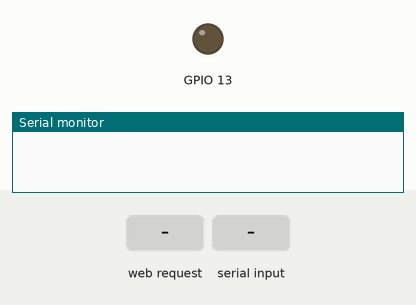
This sketch was run on a simulated ESP32. Parts: output pins drawn as LEDs (lit = HIGH), the last lines printed to the serial monitor. Dashed ring = blinking. The inputs (shaded band) are chosen by the test bench. The camera gives no picture.

Above: at 0.0 s.
At 1.67 s:
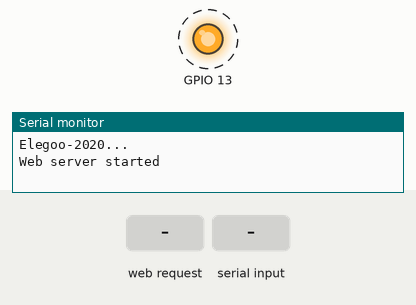
1.7 s: HTTP request GET /control received
4.7 s: HTTP request GET /control received
7.7 s: "{BT_detection}" received over the second serial link
10.7 s: HTTP request GET /control?direction=FORWARD received
13.7 s: HTTP request GET /control?direction=BACKWARD received
Timing chart, 0 to 17.7 s (numbered marks = the images above; inputs shaded):
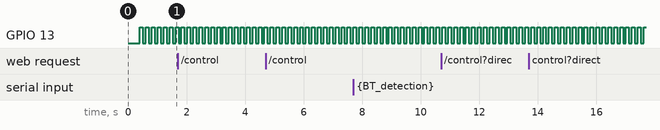

The sketch:

ESP32_CameraServer.ino
```cpp
#include <WiFi.h>
#include <WebServer.h>
#include "esp_camera.h"
#include "CameraWebServer_AP.h"

WiFiServer server(100);
WebServer webserver(80);

#define RXD2 33
#define TXD2 4
CameraWebServer_AP CameraWebServerAP;

bool WA_en = false;

#define FORWARD 1
#define BACKWARD 2
#define LEFT 3
#define RIGHT 4
#define STOP 0

void ApplicationFunctionSet_SmartRobotCarMotionControl(int direction, int speed) {
    switch (direction) {
        case FORWARD:
            // Code to move the car forward
            Serial.println("Moving Forward");
            break;
        case BACKWARD:
            // Code to move the car backward
            Serial.println("Moving Backward");
            break;
        case LEFT:
            // Code to turn the car left
            Serial.println("Turning Left");
            break;
        case RIGHT:
            // Code to turn the car right
            Serial.println("Turning Right");
            break;
        case STOP:
            // Code to stop the car
            Serial.println("Stopping");
            break;
        default:
            Serial.println("Unknown direction");
            break;
    }
}

void SocketServer_Test(void)
{
  static bool ED_client = true;
  WiFiClient client = server.available();
  if (client)
  {
    WA_en = true;
    ED_client = true;
    Serial.println("[Client connected]");
    String readBuff;
    String sendBuff;
    uint8_t Heartbeat_count = 0;
    bool Heartbeat_status = false;
    bool data_begin = true;
    while (client.connected())
    {
      if (client.available())
      {
        char c = client.read();
        Serial.print(c);
        if (true == data_begin && c == '{')
        {
          data_begin = false;
        }
        if (false == data_begin && c != ' ')
        {
          readBuff += c;
        }
        if (false == data_begin && c == '}')
        {
          data_begin = true;
          if (true == readBuff.equals("{Heartbeat}"))
          {
            Heartbeat_status = true;
          }
          else
          {
            Serial2.print(readBuff);
          }
          readBuff = "";
        }
      }
      if (Serial2.available())
      {
        char c = Serial2.read();
        sendBuff += c;
        if (c == '}')
        {
          client.print(sendBuff);
          Serial.print(sendBuff);
          sendBuff = "";
        }
      }

      static unsigned long Test_time = 0;
      if (millis() - Test_time > 1000)
      {
        Test_time = millis();
        if (0 == (WiFi.softAPgetStationNum()))
        {
          Serial2.print("{\"N\":100}");
          break;
        }
      }
    }
    Serial2.print("{\"N\":100}");
    client.stop();
    Serial.println("[Client disconnected]");
  }
  else
  {
    if (ED_client == true)
    {
      ED_client = false;
      Serial2.print("{\"N\":100}");
    }
  }
}

void FactoryTest(void)
{
  static String readBuff;
  String sendBuff;
  if (Serial2.available())
  {
    char c = Serial2.read();
    readBuff += c;
    if (c == '}')
    {
      if (true == readBuff.equals("{BT_detection}"))
      {
        Serial2.print("{BT_OK}");
        Serial.println("Factory...");
      }
      else if (true == readBuff.equals("{WA_detection}"))
      {
        Serial2.print("{");
        Serial2.print(CameraWebServerAP.wifi_name);
        Serial2.print("}");
        Serial.println("Factory...");
      }
      readBuff = "";
    }
  }
  {
    if ((WiFi.softAPgetStationNum()))
    {
      if (true == WA_en)
      {
        digitalWrite(13, LOW);
        Serial2.print("{WA_OK}");
        WA_en = false;
      }
    }
    else
    {
      static unsigned long Test_time;
      static bool en = true;
      if (millis() - Test_time > 100)
      {
        if (false == WA_en)
        {
          Serial2.print("{WA_NO}");
          WA_en = true;
        }
        if (en == true)
        {
          en = false;
          digitalWrite(13, HIGH);
        }
        else
        {
          en = true;
          digitalWrite(13, LOW);
        }
        Test_time = millis();
      }
    }
  }
}

void handleControl() {
    String direction = webserver.arg("direction");
    Serial.println("Direction received: " + direction);

    // Send the command to the Arduino via Serial2
    if (direction == "FORWARD") {
        Serial2.println("FORWARD");
    } else if (direction == "BACKWARD") {
        Serial2.println("BACKWARD");
    } else if (direction == "LEFT") {
        Serial2.println("LEFT");
    } else if (direction == "RIGHT") {
        Serial2.println("RIGHT");
    } else if (direction == "STOP") {
        Serial2.println("STOP");
    } else if (direction == "AUTONOMOUS") {
        Serial2.println("AUTONOMOUS");
    }


    // Add CORS headers
    webserver.sendHeader("Access-Control-Allow-Origin", "*");
    webserver.sendHeader("Access-Control-Allow-Methods", "GET, POST, OPTIONS");
    webserver.sendHeader("Access-Control-Allow-Headers", "Content-Type");

    webserver.send(200, "text/plain", "Command received: " + direction);
}

void setup() {
  // Increase the baud rate from 9600 to 115200
  Serial.begin(115200);
  Serial2.begin(115200, SERIAL_8N1, RXD2, TXD2);
  //http://192.168.4.1/control?var=framesize&val=3
  //http://192.168.4.1/Test?var=
  CameraWebServerAP.CameraWebServer_AP_Init();
  server.begin();
  delay(100);
  pinMode(13, OUTPUT);
  digitalWrite(13, HIGH);
  Serial.println("Elegoo-2020...");
  Serial2.print("{Factory}");

  //Web Server
  webserver.on("/control", HTTP_GET, handleControl); // Handle incoming control commands
  webserver.begin(); // Start the server
  Serial.println("Web server started");
}

void loop() {
  webserver.handleClient(); // Allow the web server to process incoming requests
  SocketServer_Test();
  FactoryTest();
}
```

CameraWebServer_AP.cpp
```cpp
// Board ---> ESP32 Dev Module
// Partition Scheme ---> Huge APP (3MB No OTA/1MB SPIFFS)
// PSRAM ---> enabled

#define CAMERA_MODEL_M5STACK_WIDE

//#define CAMERA_MODEL_AI_THINKER

#include "CameraWebServer_AP.h"
#include "camera_pins.h"
#include "esp_system.h"

void startCameraServer();
void CameraWebServer_AP::CameraWebServer_AP_Init(void)
{
  camera_config_t config;
  config.ledc_channel = LEDC_CHANNEL_0;
  config.ledc_timer = LEDC_TIMER_0;
  config.pin_d0 = Y2_GPIO_NUM;
  config.pin_d1 = Y3_GPIO_NUM;
  config.pin_d2 = Y4_GPIO_NUM;
  config.pin_d3 = Y5_GPIO_NUM;
  config.pin_d4 = Y6_GPIO_NUM;
  config.pin_d5 = Y7_GPIO_NUM;
  config.pin_d6 = Y8_GPIO_NUM;
  config.pin_d7 = Y9_GPIO_NUM;
  config.pin_xclk = XCLK_GPIO_NUM;
  config.pin_pclk = PCLK_GPIO_NUM;
  config.pin_vsync = VSYNC_GPIO_NUM;
  config.pin_href = HREF_GPIO_NUM;
  config.pin_sscb_sda = SIOD_GPIO_NUM;
  config.pin_sscb_scl = SIOC_GPIO_NUM;
  config.pin_pwdn = PWDN_GPIO_NUM;
  config.pin_reset = RESET_GPIO_NUM;
  config.xclk_freq_hz = 20000000;//default = 10000000
  config.pixel_format = PIXFORMAT_JPEG;

  if (psramFound())
  {
    config.frame_size = FRAMESIZE_UXGA;
    config.jpeg_quality = 4;
    config.fb_count = 3;
  }
  else
  {
    config.frame_size = FRAMESIZE_SVGA;
    config.jpeg_quality = 4;
    config.fb_count = 3;
  }

#if defined(CAMERA_MODEL_ESP_EYE)
  pinMode(13, INPUT_PULLUP);
  pinMode(14, INPUT_PULLUP);
#endif


  // camera init
  esp_err_t err = esp_camera_init(&config);
  if (err != ESP_OK)
  {
    Serial.printf("Camera init failed with error 0x%x", err);
    return;
  }
  sensor_t *s = esp_camera_sensor_get();
  //s->set_framesize(s, FRAMESIZE_SXGA); //1280x1024
  //s->set_framesize(s, FRAMESIZE_SVGA); //800x600
  s->set_framesize(s, FRAMESIZE_VGA); //640x480
  //s->set_framesize(s, FRAMESIZE_QVGA); //320x240

#if defined(CAMERA_MODEL_M5STACK_WIDE)
  s->set_vflip(s, 0);
  s->set_hmirror(s, 1);
#endif
  s->set_vflip(s, 0);
  s->set_hmirror(s, 0);

  Serial.println("\r\n");

  uint64_t chipid = ESP.getEfuseMac();
  char string[10];
  sprintf(string, "%04X", (uint16_t)(chipid >> 32));
  String mac0_default = String(string);
  sprintf(string, "%08X", (uint32_t)chipid);
  String mac1_default = String(string);
  String url = ssid + mac0_default + mac1_default;
  const char *mac_default = url.c_str();

  Serial.println(":----------------------------:");
  Serial.print("wifi_name:");
  Serial.println(mac_default);
  Serial.println(":----------------------------:");
  wifi_name = mac0_default + mac1_default;

  WiFi.setTxPower(WIFI_POWER_19_5dBm);
  WiFi.mode(WIFI_AP);
  WiFi.softAP(mac_default, password, 9);
  startCameraServer();

  Serial.print("Camera Ready! Use 'http://");
  Serial.print(WiFi.softAPIP());
  Serial.println("' to connect");
}
```

CameraWebServer_AP.h
```cpp
#ifndef _CameraWebServer_AP_H
#define _CameraWebServer_AP_H
#include "esp_camera.h"
#include <WiFi.h>

class CameraWebServer_AP
{

public:
  void CameraWebServer_AP_Init(void);
  String wifi_name;

private:
  char *ssid = "ELEGOO-";
  char *password = "xxxxx";
};

#endif
```

camera_pins.h
```cpp
#if defined(CAMERA_MODEL_WROVER_KIT)
#define PWDN_GPIO_NUM    -1
#define RESET_GPIO_NUM   -1
#define XCLK_GPIO_NUM    21
#define SIOD_GPIO_NUM    26
#define SIOC_GPIO_NUM    27

#define Y9_GPIO_NUM      35
#define Y8_GPIO_NUM      34
#define Y7_GPIO_NUM      39
#define Y6_GPIO_NUM      36
#define Y5_GPIO_NUM      19
#define Y4_GPIO_NUM      18
#define Y3_GPIO_NUM       5
#define Y2_GPIO_NUM       4
#define VSYNC_GPIO_NUM   25
#define HREF_GPIO_NUM    23
#define PCLK_GPIO_NUM    22

#elif defined(CAMERA_MODEL_ESP_EYE)
#define PWDN_GPIO_NUM    -1
#define RESET_GPIO_NUM   -1
#define XCLK_GPIO_NUM    4
#define SIOD_GPIO_NUM    18
#define SIOC_GPIO_NUM    23

#define Y9_GPIO_NUM      36
#define Y8_GPIO_NUM      37
#define Y7_GPIO_NUM      38
#define Y6_GPIO_NUM      39
#define Y5_GPIO_NUM      35
#define Y4_GPIO_NUM      14
#define Y3_GPIO_NUM      13
#define Y2_GPIO_NUM      34
#define VSYNC_GPIO_NUM   5
#define HREF_GPIO_NUM    27
#define PCLK_GPIO_NUM    25

#elif defined(CAMERA_MODEL_M5STACK_PSRAM)
#define PWDN_GPIO_NUM     -1
#define RESET_GPIO_NUM    15
#define XCLK_GPIO_NUM     27
#define SIOD_GPIO_NUM     25
#define SIOC_GPIO_NUM     23

#define Y9_GPIO_NUM       19
#define Y8_GPIO_NUM       36
#define Y7_GPIO_NUM       18
#define Y6_GPIO_NUM       39
#define Y5_GPIO_NUM        5
#define Y4_GPIO_NUM       34
#define Y3_GPIO_NUM       35
#define Y2_GPIO_NUM       32
#define VSYNC_GPIO_NUM    22
#define HREF_GPIO_NUM     26
#define PCLK_GPIO_NUM     21

#elif defined(CAMERA_MODEL_M5STACK_WIDE)
#define PWDN_GPIO_NUM     -1
#define RESET_GPIO_NUM    15
#define XCLK_GPIO_NUM     27
#define SIOD_GPIO_NUM     22
#define SIOC_GPIO_NUM     23

#define Y9_GPIO_NUM       19
#define Y8_GPIO_NUM       36
#define Y7_GPIO_NUM       18
#define Y6_GPIO_NUM       39
#define Y5_GPIO_NUM        5
#define Y4_GPIO_NUM       34
#define Y3_GPIO_NUM       35
#define Y2_GPIO_NUM       32
#define VSYNC_GPIO_NUM    25
#define HREF_GPIO_NUM     26
#define PCLK_GPIO_NUM     21

#elif defined(CAMERA_MODEL_AI_THINKER)
#define PWDN_GPIO_NUM     32
#define RESET_GPIO_NUM    -1
#define XCLK_GPIO_NUM      0
#define SIOD_GPIO_NUM     26
#define SIOC_GPIO_NUM     27

#define Y9_GPIO_NUM       35
#define Y8_GPIO_NUM       34
#define Y7_GPIO_NUM       39
#define Y6_GPIO_NUM       36
#define Y5_GPIO_NUM       21
#define Y4_GPIO_NUM       19
#define Y3_GPIO_NUM       18
#define Y2_GPIO_NUM        5
#define VSYNC_GPIO_NUM    25
#define HREF_GPIO_NUM     23
#define PCLK_GPIO_NUM     22

#else
#error "Camera model not selected"
#endif
```

Measured:
- by itself, GPIO 13: alternates HIGH for 0.10 s and LOW for 0.10 s
